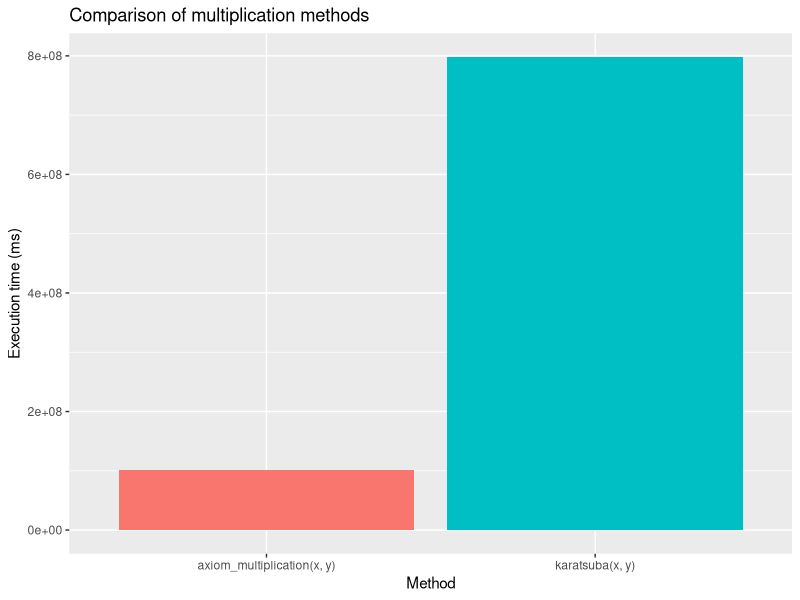
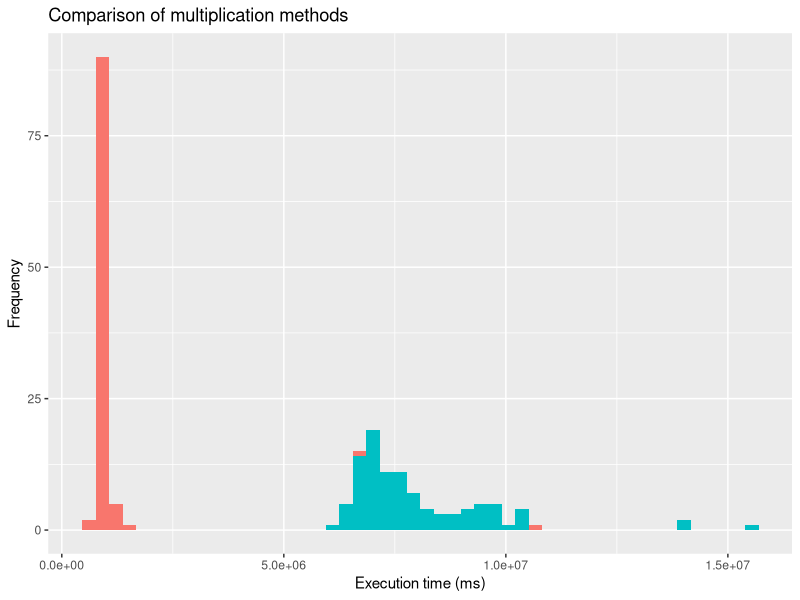
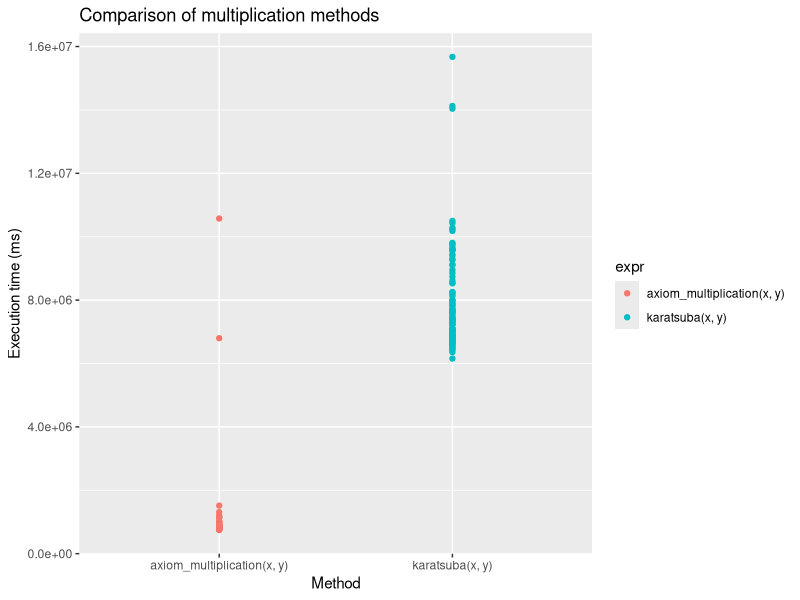

These figures' R source, in order:
# install the required packages
install.packages("microbenchmark")
install.packages("ggplot2")

# load the packages
library(microbenchmark)
library(ggplot2)

# define the axiom multiplication function
axiom_multiplication <- function(x, y) {
  z <- 0
  for (i in 1:length(x)) {
    for (j in 1:length(y)) {
      z[i+j-1] <- z[i+j-1] + x[i] * y[j]
    }
  }
  return(z)
}

# define the Karatsuba multiplication function
karatsuba <- function(x, y) {
  if (length(x) <= 1 || length(y) <= 1) {
    return(axiom_multiplication(x, y))
  }
  m <- max(length(x), length(y))
  m2 <- floor(m/2)
  xl <- x[1:m2]
  xr <- x[(m2+1):m]
  yl <- y[1:m2]
  yr <- y[(m2+1):m]
  z0 <- karatsuba(xl, yl)
  z1 <- karatsuba(xl + xr, yl + yr)
  z2 <- karatsuba(xr, yr)
  c(z0 + (z1 - z0 - z2) * 10^m2, z2)
}

# define the inputs for the multiplication functions
x <- rnorm(100)
y <- rnorm(100)

# measure the execution time of the multiplication functions
result <- microbenchmark(axiom_multiplication(x, y), karatsuba(x, y))

# print the results
print(result)

# visualize the results using a bar chart
ggplot(result, aes(x=expr, y=time, fill=expr)) + 
  geom_bar(stat="identity") +
  theme(legend.position = "none") +
  labs(title = "Comparison of multiplication methods", x = "Method", y = "Execution time (ms)")

# visualize the results using a histogram
ggplot(result, aes(x=time, fill=expr)) + 
  geom_histogram(bins=50) +
  theme(legend.position = "none") +
  labs(title = "Comparison of multiplication methods", x = "Execution time (ms)", y = "Frequency")

# visualize the results using a plot
ggplot(result, aes(x=expr, y=time, color=expr)) + 
  geom_point() +
  labs(title = "Comparison of multiplication methods", x = "Method", y = "Execution time (ms)")

# get a summary of the results
summary <- summary(result)

# print the summary
print(summary)

# compare the mean execution time of the two methods
if (summary[1, "mean"] < summary[2, "mean"]) {
  print("The axiom multiplication method is faster on average.")
} else {
  print("The Karatsuba multiplication method is faster on average.")
}


# compare the mean execution time of the two methods
if (summary[1, "mean"] < summary[2, "mean"]) {
  print(paste("The axiom multiplication method is", round(summary[2, "mean"] / summary[1, "mean"], 2), "times faster than the Karatsuba method."))
} else {
  print(paste("The Karatsuba multiplication method is", round(summary[1, "mean"] / summary[2, "mean"], 2), "times faster than the axiom multiplication method."))
}